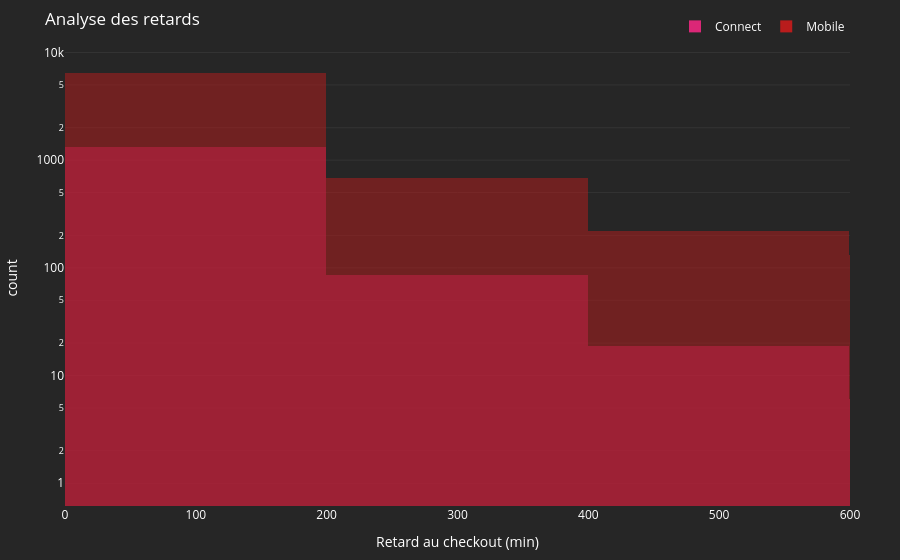

The notebook cell saved with this chart:
### Code cell
import plotly.express as px

# On filtre pour ne garder que les retards
df_graph = df_clean[df_clean['delay_amount'] > 0]

fig = px.histogram(
    df_graph, 
    x="delay_amount",
    color="checkin_type",
    barmode="overlay",
    nbins=500, 
    range_x=[0, 600],
    color_discrete_map={
        "mobile": COLOR_RED, 
        "connect": COLOR_PINK
    },
    labels={
        "checkin_type": "Type de Check-in",
        "delay_amount": "Retard au checkout (min)"
    },
    title="Analyse des retards"
)

fig.update_layout(
    yaxis_type="log",
    showlegend=True,
    legend=dict(
        title_text="",
        orientation="h",
        yanchor="bottom",
        y=1.02,
        xanchor="right",
        x=1,
        bgcolor="rgba(0,0,0,0)"
    )
)

fig.for_each_trace(lambda t: t.update(name=t.name.capitalize()))

fig = style(fig)
fig.show()

### Figure 1 — Plotly figure (JSON) as saved in the notebook; plotly's stock layout.template omitted (floating-point values rounded to 4 significant figures; data arrays with more than 128 entries replaced by an {"elided": "..."} marker saying what was removed)
{"data": [{"bingroup": "x", "hovertemplate": "Type de Check-in=connect<br>Retard au checkout (min)=%{x}<br>count=%{y}<extra></extra>", "legendgroup": "connect", "marker": {"color": "#db2777", "opacity": 0.5, "pattern": {"shape": ""}}, "name": "Connect", "nbinsx": 500, "orientation": "v", "showlegend": true, "type": "histogram", "x": {"elided": "1459 float values"}, "xaxis": "x", "yaxis": "y"}, {"bingroup": "x", "hovertemplate": "Type de Check-in=mobile<br>Retard au checkout (min)=%{x}<br>count=%{y}<extra></extra>", "legendgroup": "mobile", "marker": {"color": "#b91c1c", "opacity": 0.5, "pattern": {"shape": ""}}, "name": "Mobile", "nbinsx": 500, "orientation": "v", "showlegend": true, "type": "histogram", "x": {"elided": "7945 float values"}, "xaxis": "x", "yaxis": "y"}], "layout": {"barmode": "overlay", "font": {"color": "#ffffff"}, "legend": {"bgcolor": "rgba(0,0,0,0)", "orientation": "h", "title": {"text": ""}, "tracegroupgap": 0, "x": 1, "xanchor": "right", "y": 1.02, "yanchor": "bottom"}, "margin": {"b": 50, "l": 50, "r": 50, "t": 50}, "paper_bgcolor": "#262626", "plot_bgcolor": "#262626", "showlegend": true, "title": {"text": "Analyse des retards"}, "xaxis": {"anchor": "y", "domain": [0, 1], "range": [0, 600], "showgrid": false, "title": {"text": "Retard au checkout (min)"}}, "yaxis": {"anchor": "x", "domain": [0, 1], "gridcolor": "#333333", "title": {"text": "count"}, "type": "log"}}}
